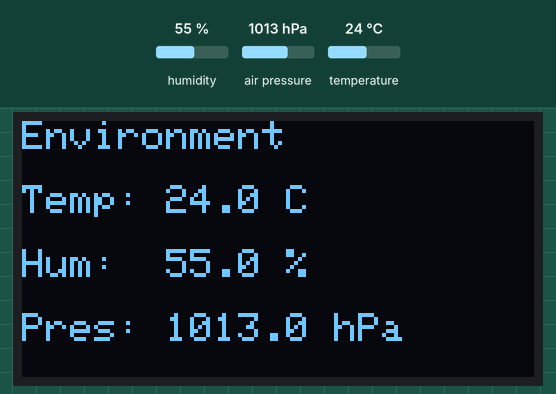
Recording of a sketch running on a simulated ESP32. Shown: 128×64 one-colour display. Wiring (inferred from the names in the program): BME280 sensor at I2C address 0x76. The inputs (shaded band) are chosen by the test bench; at power-on: humidity 55 %, air pressure 1013 hPa, temperature 24 °C. What the sketch prints to the serial monitor is not drawn.

Above: at 3.7 s.
3.8 s: humidity set to 22 %
At 5.7 s:
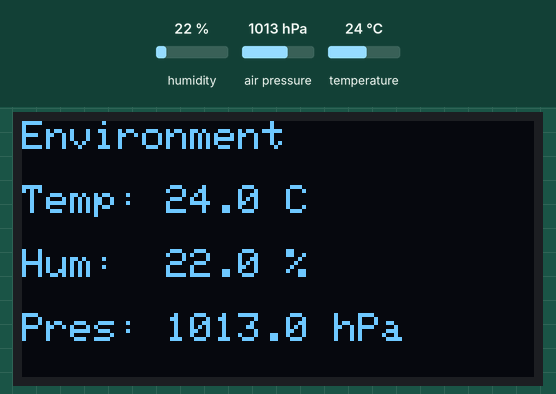
6.5 s: air pressure set to 952 hPa
At 7.3 s:
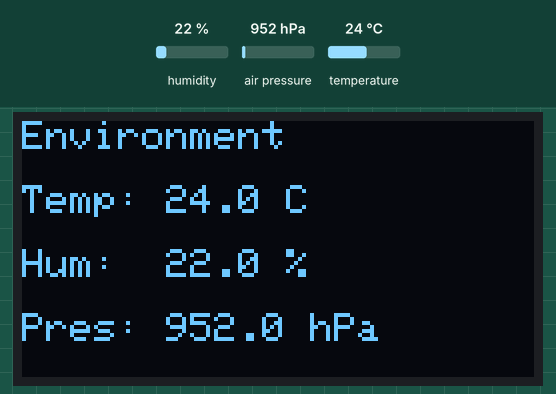
9.2 s: temperature set to 12 °C
At 11.5 s:
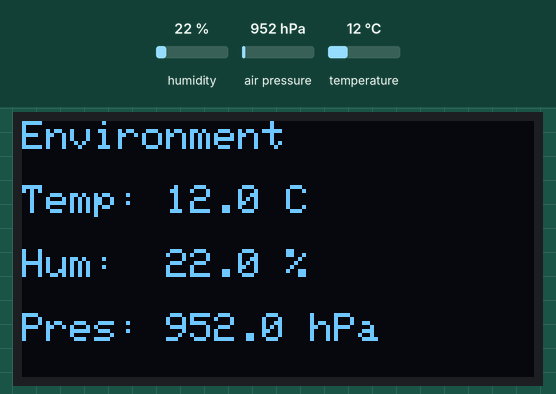
12.0 s: humidity set to 40 %
At 13.0 s:
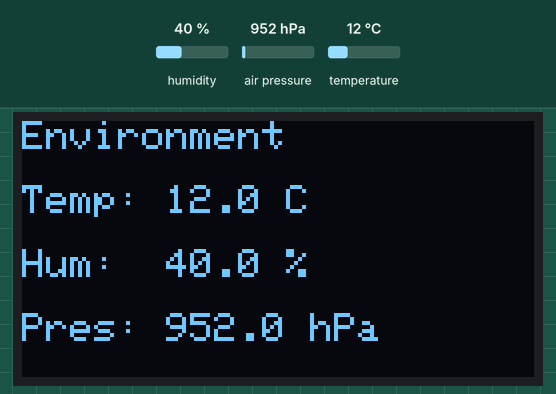
14.7 s: air pressure set to 975 hPa
At 17.3 s:
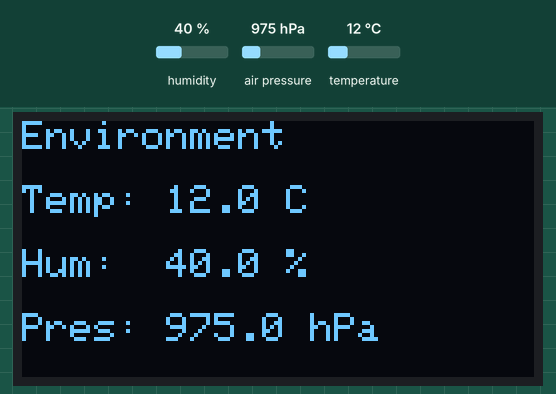
Timing chart, 0 to 18.8 s (numbered marks = the images above; inputs shaded):
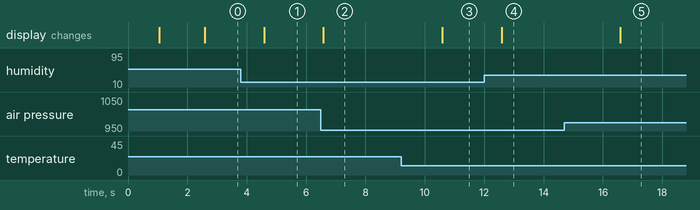

The sketch:

environmental_sensor_oled.ino
```cpp
#include <Arduino.h>
#include <math.h>
#include <Wire.h>
#include <Adafruit_GFX.h>
#include <Adafruit_SSD1306.h>
#include <Adafruit_BME280.h>

const int I2C_SDA = 21;
const int I2C_SCL = 22;

const int SCREEN_WIDTH = 128;
const int SCREEN_HEIGHT = 64;
const int OLED_RESET = -1;
const int OLED_ADDRESS = 0x3C;

const unsigned long SAMPLE_INTERVAL_MS = 2000;

Adafruit_SSD1306 display(SCREEN_WIDTH, SCREEN_HEIGHT, &Wire, OLED_RESET);
Adafruit_BME280 bme;
uint8_t bmeAddress = 0;

unsigned long lastSampleTime = 0;

bool oledResponds() {
  Wire.beginTransmission(OLED_ADDRESS);
  return Wire.endTransmission() == 0; // ACK only, not controller identification.
}

bool bmeResponds() {
  Wire.beginTransmission(bmeAddress); Wire.write(0xD0);
  if (Wire.endTransmission(false) != 0) return false;
  if (Wire.requestFrom(bmeAddress, uint8_t(1)) != 1) return false;
  return Wire.read() == 0x60; // Compatibility check, not authenticity/calibration.
}
bool valuesPlausible(float t, float rh, float hpa) {
  return isfinite(t) && isfinite(rh) && isfinite(hpa) &&
    t >= -40 && t <= 85 && rh >= 0 && rh <= 100 && hpa >= 300 && hpa <= 1100;
}

void setup() {
  Serial.begin(115200);
  delay(1000);

  Wire.begin(I2C_SDA, I2C_SCL);

  Wire.setTimeOut(50); // Per bus operation, not a whole-sketch deadline.
  if (!oledResponds()) {
    Serial.println("No I2C ACK at OLED_ADDRESS; check power, bus and address, then reset");
    while (true) delay(1000);
  }
  if (!display.begin(SSD1306_SWITCHCAPVCC, OLED_ADDRESS, true, false)) {
    Serial.println("SSD1306 buffer/init failed; this is not a presence test");
    while (true) delay(1000);
  }

  bmeAddress = 0x76;
  bool bmeReady = bme.begin(bmeAddress, &Wire);

  if (!bmeReady) {
    bmeAddress = 0x77;
    bmeReady = bme.begin(bmeAddress, &Wire);
  }

  if (!bmeReady) {
    Serial.println("BME280 not found at 0x76 or 0x77.");
    showMessage("BME280 not found", "Check wiring");
    while (true) {
      delay(1000);
    }
  }

  Serial.println("Mission 11: Environmental sensor ready");
  showMessage("ESP32 Engine", "BME280 ready");
  delay(1500);
}

void loop() {
  unsigned long now = millis();

  if (now - lastSampleTime >= SAMPLE_INTERVAL_MS) {
    lastSampleTime = now;

    if (!bmeResponds()) {
      Serial.println("Sensor unavailable: bus/chip check failed");
      showMessage("Sensor unavailable", "Check bus; see Serial");
      return; // Next scheduled sample retries; no stale values substituted.
    }
    float temperatureC = bme.readTemperature();
    float humidity = bme.readHumidity();
    float pressureHpa = bme.readPressure() / 100.0;

    if (!valuesPlausible(temperatureC, humidity, pressureHpa)) {
      Serial.println("Sensor unavailable: invalid sample");
      showMessage("Sensor unavailable", "Invalid sample");
      return;
    }
    printToSerial(temperatureC, humidity, pressureHpa);
    showOnDisplay(temperatureC, humidity, pressureHpa);
  }
}

void printToSerial(float temperatureC, float humidity, float pressureHpa) {
  Serial.print("Temperature: ");
  Serial.print(temperatureC, 1);
  Serial.print(" C | Humidity: ");
  Serial.print(humidity, 1);
  Serial.print(" % | Pressure: ");
  Serial.print(pressureHpa, 1);
  Serial.println(" hPa");
}

void showOnDisplay(float temperatureC, float humidity, float pressureHpa) {
  display.clearDisplay();
  display.setTextColor(SSD1306_WHITE);
  display.setTextSize(1);

  display.setCursor(0, 0);
  display.println("Environment");

  display.setCursor(0, 16);
  display.print("Temp: ");
  display.print(temperatureC, 1);
  display.println(" C");

  display.setCursor(0, 32);
  display.print("Hum:  ");
  display.print(humidity, 1);
  display.println(" %");

  display.setCursor(0, 48);
  display.print("Pres: ");
  display.print(pressureHpa, 1);
  display.println(" hPa");

  display.display();
}

void showMessage(const char* line1, const char* line2) {
  display.clearDisplay();
  display.setTextColor(SSD1306_WHITE);
  display.setTextSize(1);
  display.setCursor(0, 12);
  display.println(line1);
  display.setCursor(0, 32);
  display.println(line2);
  display.display();
}
```

Measured:
- after the input at 3.8 s, the display: changes after 0.79 s (image 1)
- after the input at 6.5 s, the display: changes after 0.09 s (image 2)
- after the input at 9.2 s, the display: changes after 1.4 s (image 3)
- after the input at 12.0 s, the display: changes after 0.59 s (image 4)
- after the input at 14.7 s, the display: changes after 1.9 s (image 5)
